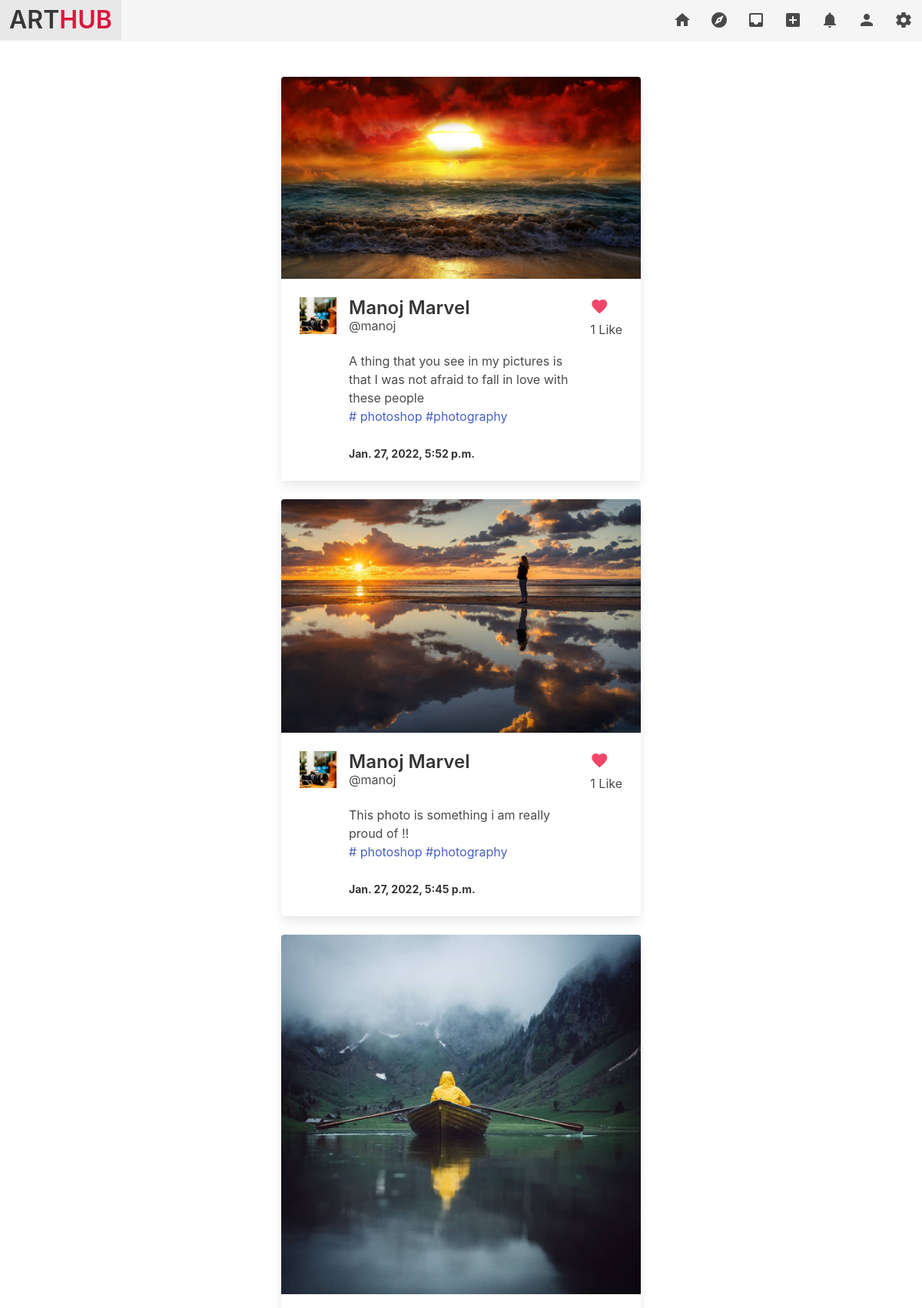
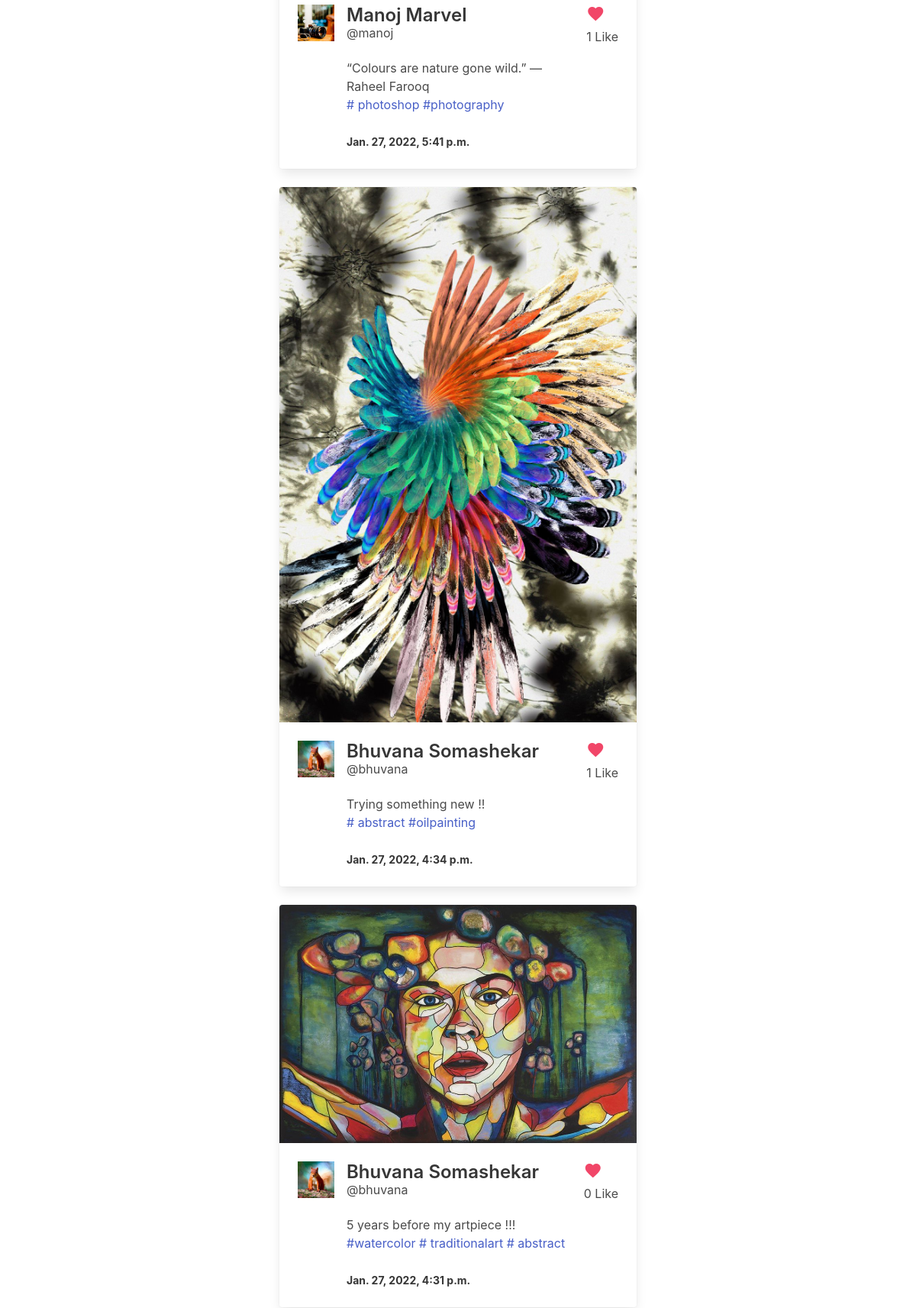
Screenshot of /post/ (signed in, upper part) with the database file from the repository (2 pictures, top to bottom).
### post/models.py (models this page shows, shortened)
class Post(models.Model):
    id = models.UUIDField(primary_key=True, default=uuid.uuid4, editable=False)
    picture = models.ImageField(
        upload_to=user_directory_path, verbose_name='Picture', null=False)
    caption = models.TextField(max_length=1500, verbose_name='Caption')
    posted = models.DateTimeField(auto_now_add=True)
    tags = models.ManyToManyField(Tag, related_name='tags')
    user = models.ForeignKey(User, on_delete=models.CASCADE)
    likes = models.IntegerField(default=0)
    def get_absolute_url(self):
        return reverse('cards', args=[str(self.id)])

class Tag(models.Model):
    title = models.CharField(max_length=75, verbose_name='Tag')
    slug = models.SlugField(null=False, unique=True)
    class Meta:
        verbose_name = 'Tag'
        verbose_name_plural = 'Tags'
    def get_absolute_url(self):
        return reverse('tags', args=[self.slug])
    def __str__(self):
        return self.title

### authy/models.py (models this page shows, shortened)
class Profile(models.Model):
    user = models.OneToOneField(User, on_delete=models.CASCADE)
    first_name = models.CharField(max_length=50, null=True, blank=True)
    last_name = models.CharField(max_length=50, null=True, blank=True)
    location = models.CharField(max_length=50, null=True, blank=True)
    url = models.CharField(max_length=80, null=True, blank=True)
    profile_info = models.TextField(max_length=150, null=True, blank=True)
    created = models.DateField(auto_now_add=True)
    favorites = models.ManyToManyField(Post)
    picture = models.ImageField(
        upload_to=user_directory_path, blank=True, null=True, verbose_name='Picture')

### post/views.py (the view)
# urls.py: path('', index, name='index'),
@login_required
def index(request):
    user = request.user
    posts = Stream.objects.filter(user=user)
    group_ids = []
    for post in posts:
        group_ids.append(post.post_id)
    post_items = Post.objects.filter(
        id__in=group_ids).all().order_by('-posted')  # filtering all ids
    template = loader.get_template('index.html')
    context = {
        'post_items': post_items,
    }
    return HttpResponse(template.render(context, request))

### direct/views.py (called while the page is built)
def checkDirects(request):
    directs_count = 0
    if request.user.is_authenticated:
        directs_count = Message.objects.filter(
            user=request.user, is_read=False).count()
    return {'directs_count': directs_count}

### notifications/views.py (called while the page is built)
def CountNotifications(request):
    count_notifications = 0
    if request.user.is_authenticated:
        count_notifications = Notification.objects.filter(
            user=request.user, is_seen=False).count()
    return{'count_notifications': count_notifications}

### Arthub/templates/index.html
{% extends 'base.html' %}
{% load static %}
{% block content %}
      <div class="columns is-mobile is-centered">
        <div class="column is-half">
          {% for post_item in post_items %}
      <div class="card ">
        <div class="card-image">
          <figure class="image">
            <a href="{{ post_item.get_absolute_url }}"><img src="{{ post_item.picture.url }}" alt="Placeholder image"></a>
          </figure>
        </div>
        <div class="card-content ">
          <div class="media">
            <div class="media-left">
              <figure class="image is-48x48">
                {% if post_item.user.profile.picture %}
                <img src="{{ post_item.user.profile.picture.url }}" alt="Placeholder image">
                {% else %}
                <img src="https://bulma.io/images/placeholders/96x96.png" alt="Placeholder image">
                {% endif %}
              </figure>
            </div>
            <a href="{% url 'profile' user %}">
            <div class="media-content">
              {% if post_item.user.profile.first_name %}
               <a href="{% url 'profile' post_item.user %}"><p class="title is-4">{{ post_item.user.profile.first_name }} {{ post_item.user.profile.last_name }}</p> </a>
              {% else %}
              <a href="{% url 'profile' post_item.user %}"> <p class="title is-4">Unknown</p></a>
              {% endif %}
              <p class="subtitle is-6">@{{ post_item.user.username }}</p>
              {{ post_item.caption }}
              <p>
                {%  for tag in post_item.tags.all %}
              <a href="{{ tag.get_absolute_url }}">#{{ tag }}</a>
              {% endfor %}</p>
              <br>
              <strong><small datetime="2016-1-1">{{ post_item.posted }}</small></strong>
            </div>
          </a>
          <div class ="media-right">
            <a href="{% url 'postlike' post_item.id %}"><i class = "material-icons has-text-danger">favorite</i></a>
            <p>{{ post_item.likes }} Like</p>
          </div>
        </div>
        </div>
      </div>
      <br>
      {% endfor %}
    </div>
  </div>
{% endblock %}

### rows the page displays
Post: picture (picture), user.profile.picture (placeholder picture), user.profile.first_name "Manoj", user.profile.last_name "Marvel", user.username "manoj", caption "A thing that you see in my pictures is that I was not afraid to fall in love with these people", posted "Jan. 27, 2022, 5:52 p.m.", likes "1"
Tag: title "photoshop"
Tag: title "photography"
Post: picture (picture), user.profile.picture (placeholder picture), user.profile.first_name "Manoj", user.profile.last_name "Marvel", user.username "manoj", caption "This photo is something i am really proud of !!", posted "Jan. 27, 2022, 5:45 p.m.", likes "1"
Post: picture (picture), user.profile.picture (placeholder picture), user.profile.first_name "Manoj", user.profile.last_name "Marvel", user.username "manoj", caption "“Colours are nature gone wild.” ― Raheel Farooq", posted "Jan. 27, 2022, 5:41 p.m.", likes "1"
Post: picture (picture), user.profile.picture (placeholder picture), user.profile.first_name "Bhuvana", user.profile.last_name "Somashekar", user.username "bhuvana", caption "Trying something new !!", posted "Jan. 27, 2022, 4:34 p.m.", likes "1"
Tag: title "abstract"
Tag: title "oilpainting"
Post: picture (picture), user.profile.picture (placeholder picture), user.profile.first_name "Bhuvana", user.profile.last_name "Somashekar", user.username "bhuvana", caption "5 years before my artpiece !!!", posted "Jan. 27, 2022, 4:31 p.m.", likes "0"
Tag: title "watercolor"
Tag: title "traditionalart"
